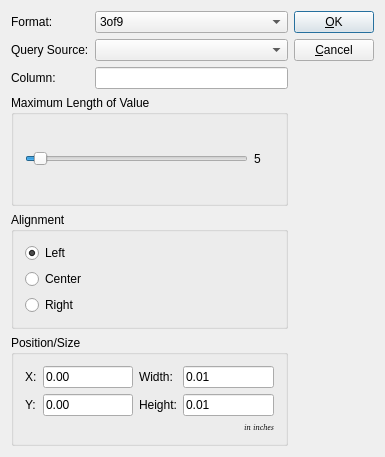
<ui version="4.0" >
 <comment> * OpenRPT report writer and rendering engine
 * Copyright (C) 2001-2008 by OpenMFG, LLC
 *
 * This library is free software; you can redistribute it and/or
 * modify it under the terms of the GNU Lesser General Public
 * License as published by the Free Software Foundation; either
 * version 2.1 of the License, or (at your option) any later version.
 *
 * This library is distributed in the hope that it will be useful,
 * but WITHOUT ANY WARRANTY; without even the implied warranty of
 * MERCHANTABILITY or FITNESS FOR A PARTICULAR PURPOSE. See the GNU
 * Lesser General Public License for more details.
 *
 * You should have received a copy of the GNU Lesser General Public
 * License along with this library; if not, write to the Free Software
 * Foundation, Inc., 59 Temple Place, Suite 330, Boston, MA 02111-1307 USA
 * Please contact info@openmfg.com with any questions on this license.</comment>
 <class>BarcodeEditor</class>
 <widget class="QDialog" name="BarcodeEditor" >
  <property name="geometry" >
   <rect>
    <x>0</x>
    <y>0</y>
    <width>385</width>
    <height>457</height>
   </rect>
  </property>
  <property name="sizePolicy" >
   <sizepolicy vsizetype="Preferred" hsizetype="Preferred" >
    <horstretch>0</horstretch>
    <verstretch>0</verstretch>
   </sizepolicy>
  </property>
  <property name="windowTitle" >
   <string>Bar Code Properties</string>
  </property>
  <layout class="QHBoxLayout" >
   <property name="spacing" >
    <number>6</number>
   </property>
   <property name="leftMargin" >
    <number>11</number>
   </property>
   <property name="topMargin" >
    <number>11</number>
   </property>
   <property name="rightMargin" >
    <number>11</number>
   </property>
   <property name="bottomMargin" >
    <number>11</number>
   </property>
   <item>
    <layout class="QVBoxLayout" >
     <property name="spacing" >
      <number>6</number>
     </property>
     <property name="leftMargin" >
      <number>0</number>
     </property>
     <property name="topMargin" >
      <number>0</number>
     </property>
     <property name="rightMargin" >
      <number>0</number>
     </property>
     <property name="bottomMargin" >
      <number>0</number>
     </property>
     <item>
      <layout class="QGridLayout" >
       <property name="leftMargin" >
        <number>0</number>
       </property>
       <property name="topMargin" >
        <number>0</number>
       </property>
       <property name="rightMargin" >
        <number>0</number>
       </property>
       <property name="bottomMargin" >
        <number>0</number>
       </property>
       <property name="horizontalSpacing" >
        <number>6</number>
       </property>
       <property name="verticalSpacing" >
        <number>6</number>
       </property>
       <item row="0" column="0" >
        <widget class="QLabel" name="TextLabel1_3_2" >
         <property name="frameShape" >
          <enum>QFrame::NoFrame</enum>
         </property>
         <property name="frameShadow" >
          <enum>QFrame::Plain</enum>
         </property>
         <property name="text" >
          <string>Format:</string>
         </property>
        </widget>
       </item>
       <item row="2" column="1" >
        <widget class="QLineEdit" name="tbColumn" />
       </item>
       <item row="2" column="0" >
        <widget class="QLabel" name="TextLabel1" >
         <property name="sizePolicy" >
          <sizepolicy vsizetype="Minimum" hsizetype="Preferred" >
           <horstretch>0</horstretch>
           <verstretch>0</verstretch>
          </sizepolicy>
         </property>
         <property name="text" >
          <string>Column:</string>
         </property>
        </widget>
       </item>
       <item row="1" column="0" >
        <widget class="QLabel" name="TextLabel1_3" >
         <property name="text" >
          <string>Query Source:</string>
         </property>
        </widget>
       </item>
       <item row="0" column="1" >
        <widget class="QComboBox" name="cbFormat" >
         <item>
          <property name="text" >
           <string>3of9</string>
          </property>
         </item>
         <item>
          <property name="text" >
           <string>3of9+</string>
          </property>
         </item>
         <item>
          <property name="text" >
           <string>128</string>
          </property>
         </item>
         <item>
          <property name="text" >
           <string>ean13</string>
          </property>
         </item>
         <item>
          <property name="text" >
           <string>ean8</string>
          </property>
         </item>
         <item>
          <property name="text" >
           <string>upc-a</string>
          </property>
         </item>
         <item>
          <property name="text" >
           <string>upc-e</string>
          </property>
         </item>
        </widget>
       </item>
       <item row="1" column="1" >
        <widget class="QueryComboBox" name="cbQuery" />
       </item>
      </layout>
     </item>
     <item>
      <widget class="QGroupBox" name="GroupBox2" >
       <property name="title" >
        <string>Maximum Length of Value</string>
       </property>
       <layout class="QHBoxLayout" >
        <property name="spacing" >
         <number>6</number>
        </property>
        <property name="leftMargin" >
         <number>11</number>
        </property>
        <property name="topMargin" >
         <number>11</number>
        </property>
        <property name="rightMargin" >
         <number>11</number>
        </property>
        <property name="bottomMargin" >
         <number>11</number>
        </property>
        <item>
         <widget class="QSlider" name="sliderMaxVal" >
          <property name="minimum" >
           <number>1</number>
          </property>
          <property name="value" >
           <number>5</number>
          </property>
          <property name="orientation" >
           <enum>Qt::Horizontal</enum>
          </property>
         </widget>
        </item>
        <item>
         <widget class="QLabel" name="labelMaxVal" >
          <property name="minimumSize" >
           <size>
            <width>20</width>
            <height>0</height>
           </size>
          </property>
          <property name="text" >
           <string>5</string>
          </property>
         </widget>
        </item>
       </layout>
      </widget>
     </item>
     <item>
      <widget class="QGroupBox" name="buttonGroupAlign" >
       <property name="title" >
        <string>Alignment</string>
       </property>
       <layout class="QVBoxLayout" >
        <property name="spacing" >
         <number>6</number>
        </property>
        <property name="leftMargin" >
         <number>11</number>
        </property>
        <property name="topMargin" >
         <number>11</number>
        </property>
        <property name="rightMargin" >
         <number>11</number>
        </property>
        <property name="bottomMargin" >
         <number>11</number>
        </property>
        <item>
         <widget class="QRadioButton" name="rbAlignLeft" >
          <property name="text" >
           <string>Left</string>
          </property>
          <property name="checked" >
           <bool>true</bool>
          </property>
         </widget>
        </item>
        <item>
         <widget class="QRadioButton" name="rbAlignCenter" >
          <property name="text" >
           <string>Center</string>
          </property>
         </widget>
        </item>
        <item>
         <widget class="QRadioButton" name="rbAlignRight" >
          <property name="text" >
           <string>Right</string>
          </property>
         </widget>
        </item>
       </layout>
      </widget>
     </item>
     <item>
      <widget class="QGroupBox" name="GroupBox1" >
       <property name="title" >
        <string>Position/Size</string>
       </property>
       <layout class="QGridLayout" >
        <property name="leftMargin" >
         <number>11</number>
        </property>
        <property name="topMargin" >
         <number>11</number>
        </property>
        <property name="rightMargin" >
         <number>11</number>
        </property>
        <property name="bottomMargin" >
         <number>11</number>
        </property>
        <property name="horizontalSpacing" >
         <number>6</number>
        </property>
        <property name="verticalSpacing" >
         <number>6</number>
        </property>
        <item row="1" column="3" >
         <widget class="QLineEdit" name="leHeight" >
          <property name="text" >
           <string>0.01</string>
          </property>
         </widget>
        </item>
        <item row="0" column="3" >
         <widget class="QLineEdit" name="leWidth" >
          <property name="text" >
           <string>0.01</string>
          </property>
         </widget>
        </item>
        <item row="1" column="0" >
         <widget class="QLabel" name="TextLabel2" >
          <property name="text" >
           <string>Y:</string>
          </property>
         </widget>
        </item>
        <item row="1" column="2" >
         <widget class="QLabel" name="TextLabel4" >
          <property name="text" >
           <string>Height:</string>
          </property>
         </widget>
        </item>
        <item row="0" column="0" >
         <widget class="QLabel" name="TextLabel1_3_3" >
          <property name="text" >
           <string>X:</string>
          </property>
         </widget>
        </item>
        <item row="0" column="2" >
         <widget class="QLabel" name="TextLabel3" >
          <property name="text" >
           <string>Width:</string>
          </property>
         </widget>
        </item>
        <item row="2" column="3" >
         <widget class="QLabel" name="TextLabel5" >
          <property name="font" >
           <font>
            <family>Helvetica [Cronyx]</family>
            <pointsize>6</pointsize>
            <weight>50</weight>
            <italic>true</italic>
            <bold>false</bold>
            <underline>false</underline>
            <strikeout>false</strikeout>
           </font>
          </property>
          <property name="text" >
           <string>in inches</string>
          </property>
          <property name="textFormat" >
           <enum>Qt::AutoText</enum>
          </property>
          <property name="alignment" >
           <set>Qt::AlignRight|Qt::AlignTrailing|Qt::AlignVCenter</set>
          </property>
         </widget>
        </item>
        <item row="1" column="1" >
         <widget class="QLineEdit" name="leYPos" >
          <property name="text" >
           <string>0.00</string>
          </property>
         </widget>
        </item>
        <item row="0" column="1" >
         <widget class="QLineEdit" name="leXPos" >
          <property name="text" >
           <string>0.00</string>
          </property>
         </widget>
        </item>
       </layout>
      </widget>
     </item>
    </layout>
   </item>
   <item>
    <layout class="QVBoxLayout" >
     <property name="spacing" >
      <number>6</number>
     </property>
     <property name="leftMargin" >
      <number>0</number>
     </property>
     <property name="topMargin" >
      <number>0</number>
     </property>
     <property name="rightMargin" >
      <number>0</number>
     </property>
     <property name="bottomMargin" >
      <number>0</number>
     </property>
     <item>
      <widget class="QPushButton" name="buttonOk" >
       <property name="text" >
        <string>&amp;OK</string>
       </property>
       <property name="shortcut" >
        <string>Alt+O</string>
       </property>
       <property name="autoDefault" >
        <bool>true</bool>
       </property>
       <property name="default" >
        <bool>true</bool>
       </property>
      </widget>
     </item>
     <item>
      <widget class="QPushButton" name="buttonCancel" >
       <property name="text" >
        <string>&amp;Cancel</string>
       </property>
       <property name="shortcut" >
        <string>Alt+C</string>
       </property>
       <property name="autoDefault" >
        <bool>true</bool>
       </property>
      </widget>
     </item>
     <item>
      <spacer>
       <property name="orientation" >
        <enum>Qt::Vertical</enum>
       </property>
       <property name="sizeType" >
        <enum>QSizePolicy::Expanding</enum>
       </property>
       <property name="sizeHint" >
        <size>
         <width>20</width>
         <height>20</height>
        </size>
       </property>
      </spacer>
     </item>
    </layout>
   </item>
  </layout>
 </widget>
 <layoutdefault spacing="6" margin="11" />
 <pixmapfunction>qPixmapFromMimeSource</pixmapfunction>
 <customwidgets>
  <customwidget>
   <class>QueryComboBox</class>
   <extends>QComboBox</extends>
   <header>querycombobox.h</header>
  </customwidget>
 </customwidgets>
 <tabstops>
  <tabstop>cbFormat</tabstop>
  <tabstop>cbQuery</tabstop>
  <tabstop>tbColumn</tabstop>
  <tabstop>sliderMaxVal</tabstop>
  <tabstop>rbAlignLeft</tabstop>
  <tabstop>leXPos</tabstop>
  <tabstop>leWidth</tabstop>
  <tabstop>leYPos</tabstop>
  <tabstop>leHeight</tabstop>
  <tabstop>buttonOk</tabstop>
  <tabstop>buttonCancel</tabstop>
 </tabstops>
 <resources/>
 <connections>
  <connection>
   <sender>sliderMaxVal</sender>
   <signal>valueChanged(int)</signal>
   <receiver>labelMaxVal</receiver>
   <slot>setNum(int)</slot>
   <hints>
    <hint type="sourcelabel" >
     <x>20</x>
     <y>20</y>
    </hint>
    <hint type="destinationlabel" >
     <x>20</x>
     <y>20</y>
    </hint>
   </hints>
  </connection>
  <connection>
   <sender>buttonOk</sender>
   <signal>clicked()</signal>
   <receiver>BarcodeEditor</receiver>
   <slot>accept()</slot>
   <hints>
    <hint type="sourcelabel" >
     <x>20</x>
     <y>20</y>
    </hint>
    <hint type="destinationlabel" >
     <x>20</x>
     <y>20</y>
    </hint>
   </hints>
  </connection>
  <connection>
   <sender>buttonCancel</sender>
   <signal>clicked()</signal>
   <receiver>BarcodeEditor</receiver>
   <slot>reject()</slot>
   <hints>
    <hint type="sourcelabel" >
     <x>20</x>
     <y>20</y>
    </hint>
    <hint type="destinationlabel" >
     <x>20</x>
     <y>20</y>
    </hint>
   </hints>
  </connection>
 </connections>
</ui>
